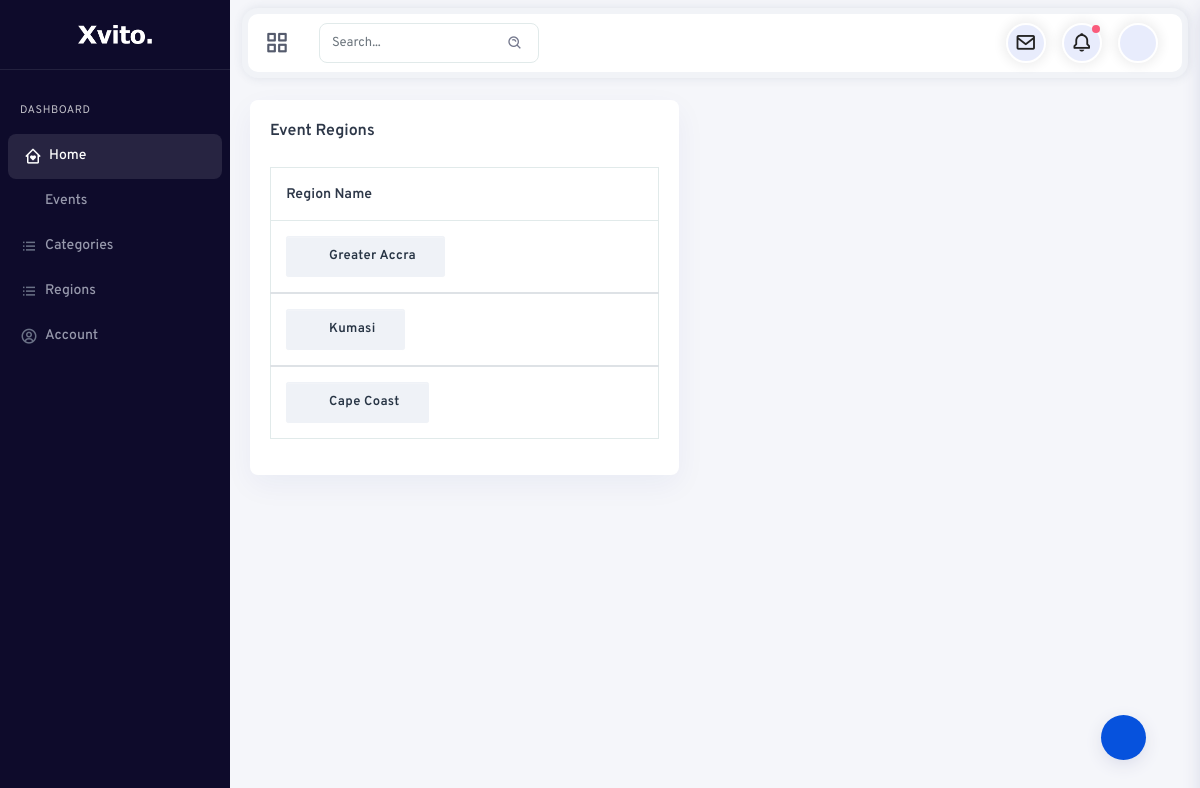
The app's page /events_backend/view_region/ (signed in), older data.
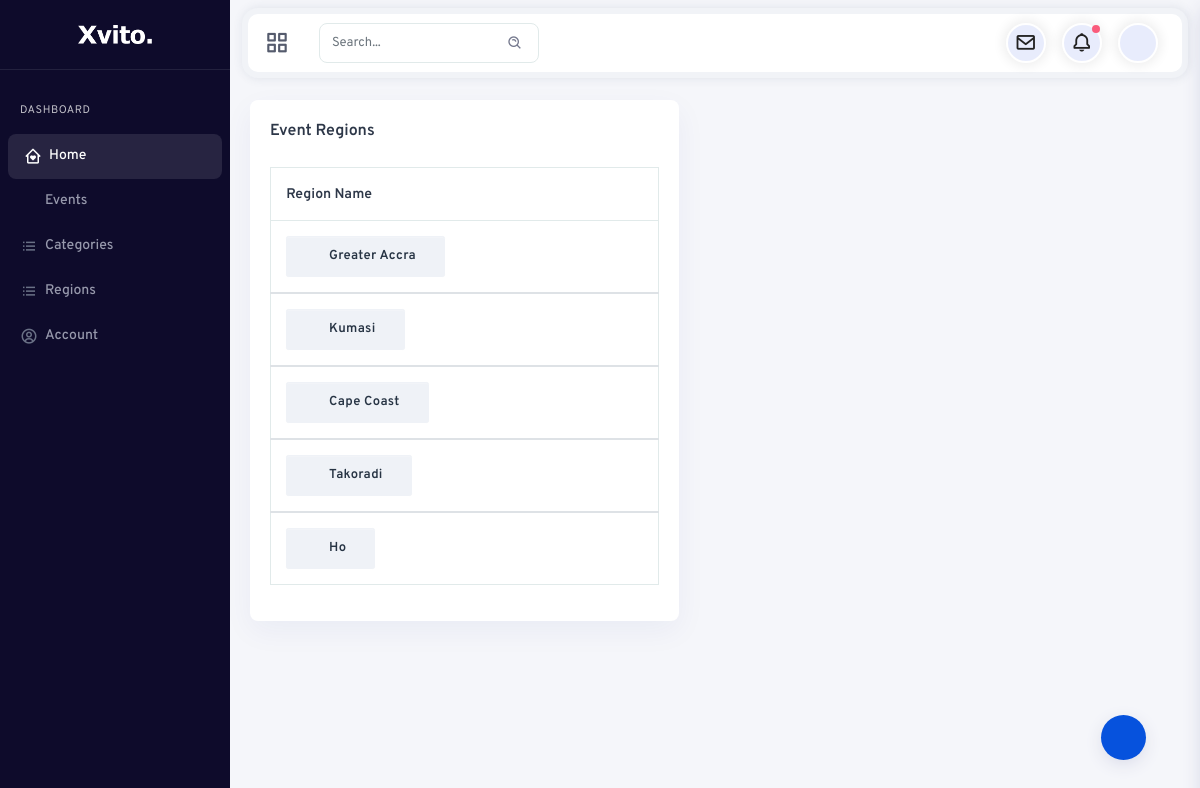
The same page, newer data.
### events_app/models.py (models this page shows, shortened)
class EventRegion(models.Model):
    name = models.CharField(max_length=100)

### events_backend/views.py (the view)
# urls.py: path('view_region/', EventRegionListView.as_view(), name='view-region'),
class EventRegionListView(LoginRequiredMixin, ListView):
    model = EventRegion
    template_name = 'events_backend/region_list.html'
    context_object_name = 'regions'

### events_backend/templates/events_backend/region_list.html (shortened to what this page needs)
{% extends 'events_backend/backend_base.html' %}
{% load static %}
{% block content%}
<div class="main-panel">
    <div class="content-wrapper">
        <div class="container-fluid">
            <div class="row">
            <div class="row">
                <div class="col-12 box-margin">
                    <div class="card">
                        <div class="card-body">
                            <h6 class="card-title">Event Regions</h6>
                            <div class="table-responsive">
                                <table class="table table-nowrap">
                                    <thead>
                                        <tr>
                                            <th>Region Name</th>
                                            <th></th>
                                        </tr>
                                    </thead>
                                    {% for eventregion in regions %}
                                    <tbody>
                                        <tr>
                                            <th scope="row">
                                                <button type="button"
                                                    class="btn btn-sm btn-secondary btn-icon rounded-pill">
                                                    <span class="btn-inner--icon"><i
                                                            class="fa fa-book"></i></span>
                                                    <span class="btn-inner--text">{{ eventregion.name }}</span>
                                                </button>
                                            </th>
                                            <td class="order">
                                            </td>
                                            <td>
                                            </td>
                                            <td>{{ event.date }}</td>
                                            <td>
                                                <div class="d-flex align-items-center">
                                                    <div class="actions ml-3">
                                                        <a href="{% url 'backend:update-regions' pk=eventregion.pk %}" class="action-item mr-2"
                                                            data-bs-toggle="tooltip" title=""
                                                            data-original-title="Edit">
                                                            <i class="fa fa-pencil"></i>
                                                        </a>
                                                        <a href="{% url 'backend:region-delete' pk=eventregion.pk %}" class="action-item mr-2"
                                                            data-bs-toggle="tooltip" title=""
                                                            data-original-title="Archive">
                                                            <i class="fa fa-archive"></i>
                                                        </a>
                                                    </div>
                                                </div>
                                            </td>
                                            {% endfor %}
                                        </tr>
                                    </tbody>
                                </table>
                            </div>
                        </div>
                    </div>
                </div>
            </div>
        </div>
    </div>
{% endblock %}

Row changes from the older to the newer data that the page shows:
added EventRegion: name "Takoradi"
added EventRegion: name "Ho"
